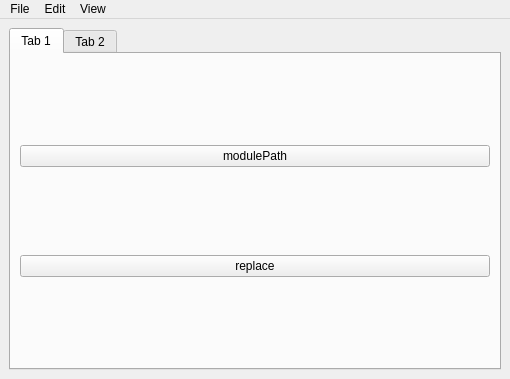
<?xml version="1.0" encoding="UTF-8"?>
<ui version="4.0">
 <class>MainWindow</class>
 <widget class="QMainWindow" name="MainWindow">
  <property name="geometry">
   <rect>
    <x>0</x>
    <y>0</y>
    <width>510</width>
    <height>379</height>
   </rect>
  </property>
  <property name="windowTitle">
   <string>MainWindow</string>
  </property>
  <widget class="QWidget" name="centralWidget">
   <layout class="QHBoxLayout" name="horizontalLayout">
    <item>
     <widget class="QTabWidget" name="tabWidget">
      <property name="currentIndex">
       <number>0</number>
      </property>
      <widget class="QWidget" name="tab">
       <attribute name="title">
        <string>Tab 1</string>
       </attribute>
       <layout class="QVBoxLayout" name="verticalLayout">
        <item>
         <widget class="QPushButton" name="pushButton">
          <property name="text">
           <string>modulePath</string>
          </property>
         </widget>
        </item>
        <item>
         <widget class="QPushButton" name="pushButton_3">
          <property name="text">
           <string>replace</string>
          </property>
         </widget>
        </item>
       </layout>
      </widget>
      <widget class="QWidget" name="tab_2">
       <attribute name="title">
        <string>Tab 2</string>
       </attribute>
      </widget>
     </widget>
    </item>
   </layout>
  </widget>
  <widget class="QMenuBar" name="menuBar">
   <property name="geometry">
    <rect>
     <x>0</x>
     <y>0</y>
     <width>510</width>
     <height>22</height>
    </rect>
   </property>
   <widget class="QMenu" name="menuFile">
    <property name="title">
     <string>File</string>
    </property>
   </widget>
   <widget class="QMenu" name="menuEdit">
    <property name="title">
     <string>Edit</string>
    </property>
   </widget>
   <widget class="QMenu" name="menuView">
    <property name="title">
     <string>View</string>
    </property>
   </widget>
   <addaction name="menuFile"/>
   <addaction name="menuEdit"/>
   <addaction name="menuView"/>
  </widget>
 </widget>
 <resources/>
 <connections/>
</ui>
